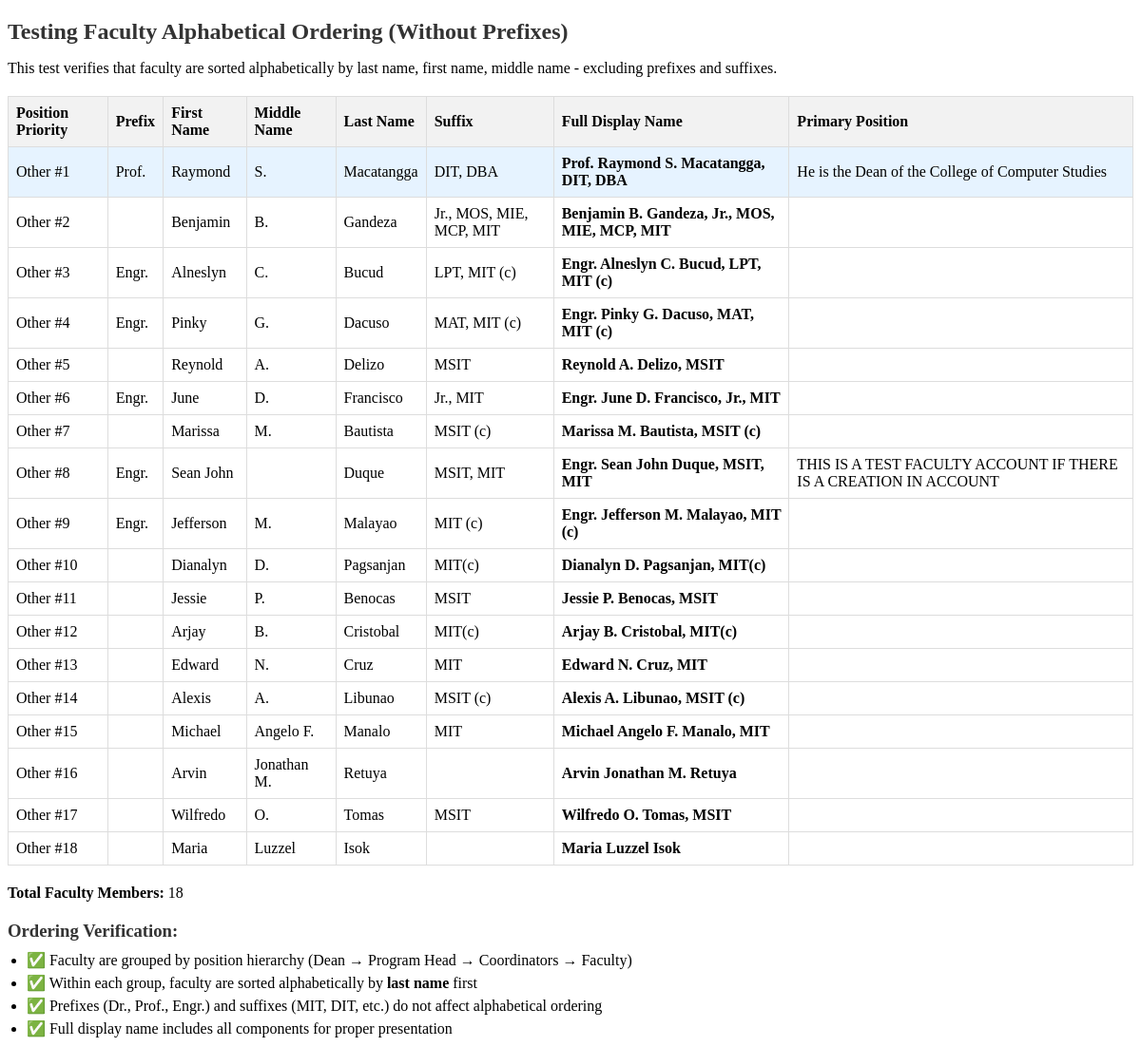
The app's page /test_faculty_ordering.php with its own data.
### tables this page shows
CREATE TABLE `faculty` (
  `id` int(255) NOT NULL,
  `prefix` varchar(50) DEFAULT NULL,
  `fname` varchar(100) NOT NULL,
  `mname` varchar(100) DEFAULT NULL,
  `lname` varchar(100) NOT NULL,
  `suffix` varchar(50) DEFAULT NULL,
  `name` varchar(255) NOT NULL,
  `position` text NOT NULL,
  `description` text DEFAULT NULL,
  `specialization` varchar(255) DEFAULT NULL,
  `media_id` int(255) DEFAULT NULL,
  `user_id` int(255) NOT NULL,
  `created_at` timestamp NOT NULL DEFAULT current_timestamp(),
  `type` varchar(50) DEFAULT NULL,
  `full_name` varchar(500) GENERATED ALWAYS AS (concat_ws(' ',nullif(`prefix`,''),`fname`,nullif(`mname`,''),`lname`,case when `suffix` is not null and `suffix` <> '' then concat(', ',`suffix`) else '' end)) STORED
);

### test_faculty_ordering.php (the view, shortened to what this page needs)
<?php
include 'database/connect.php';
echo "<h2>Testing Faculty Alphabetical Ordering (Without Prefixes)</h2>\n";
echo "<p>This test verifies that faculty are sorted alphabetically by last name, first name, middle name - excluding prefixes and suffixes.</p>\n";
$query = "SELECT
    f.prefix,
    f.fname,
    f.mname,
    f.lname,
    f.suffix,
    f.name,
    f.full_name,
    f.position,
    f.description
FROM faculty f
WHERE f.type = 'faculty'
ORDER BY
CASE
    WHEN f.position LIKE '%College Dean%' THEN 1
    WHEN f.position LIKE '%Program Head%' THEN 2
    WHEN f.position LIKE '%Coordinator%' THEN 3
    WHEN f.position LIKE '%SHS Faculty%' AND
         (f.position LIKE '%Coordinator%' OR
          f.position LIKE '%Adviser%' OR
          f.position LIKE '%Head%') THEN 4
    WHEN f.position LIKE '%SHS Faculty%' THEN 5
    WHEN f.position LIKE '%CCS Faculty%' AND
         (f.position LIKE '%Coordinator%' OR
          f.position LIKE '%Adviser%' OR
          f.position LIKE '%Head%') THEN 6
    WHEN f.position LIKE '%CCS Faculty%' THEN 7
    ELSE 8
END,
f.lname ASC, f.fname ASC, f.mname ASC";
$result = mysqli_query($conn, $query);
if ($result) {
    echo "<table border='1' style='border-collapse: collapse; width: 100%;'>\n";
    echo "<tr style='background-color: #f0f0f0;'>
            <th>Position Priority</th>
            <th>Prefix</th>
            <th>First Name</th>
            <th>Middle Name</th>
            <th>Last Name</th>
            <th>Suffix</th>
            <th>Full Display Name</th>
            <th>Primary Position</th>
          </tr>\n";
    $position_priority = 1;
    $last_position_type = '';
    $row_count = 0;
    while ($row = mysqli_fetch_assoc($result)) {
        $row_count++;
        $current_position_type = '';
        if (strpos($row['description'], 'College Dean') !== false) {
            $current_position_type = 'College Dean';
        } elseif (strpos($row['description'], 'Program Head') !== false) {
            $current_position_type = 'Program Head';
        } elseif (strpos($row['description'], 'Coordinator') !== false) {
            $current_position_type = 'Coordinator';
        } elseif (strpos($row['description'], 'SHS Faculty') !== false &&
                  (strpos($row['description'], 'Coordinator') !== false ||
                   strpos($row['description'], 'Adviser') !== false ||
                   strpos($row['description'], 'Head') !== false)) {
            $current_position_type = 'SHS Faculty (Special)';
        } elseif (strpos($row['description'], 'SHS Faculty') !== false) {
            $current_position_type = 'SHS Faculty';
        } elseif (strpos($row['description'], 'CCS Faculty') !== false &&
                  (strpos($row['description'], 'Coordinator') !== false ||
                   strpos($row['description'], 'Adviser') !== false ||
                   strpos($row['description'], 'Head') !== false)) {
            $current_position_type = 'CCS Faculty (Special)';
        } elseif (strpos($row['description'], 'CCS Faculty') !== false) {
            $current_position_type = 'CCS Faculty';
        } else {
            $current_position_type = 'Other';
        }
        if ($current_position_type !== $last_position_type) {
            $position_priority = 1;
            $last_position_type = $current_position_type;
        }
        $display_name = trim(($row['prefix'] ? $row['prefix'] . ' ' : '') .
                           $row['fname'] .
                           ($row['mname'] ? ' ' . $row['mname'] : '') .
                           ' ' . $row['lname'] .
                           ($row['suffix'] ? ', ' . $row['suffix'] : ''));
        $bg_color = ($position_priority === 1) ? '#e6f3ff' : 'white';
        echo "<tr style='background-color: $bg_color;'>
                <td>$current_position_type #$position_priority</td>
                <td>" . htmlspecialchars($row['prefix'] ?? '') . "</td>
                <td>" . htmlspecialchars($row['fname'] ?? '') . "</td>
                <td>" . htmlspecialchars($row['mname'] ?? '') . "</td>
                <td>" . htmlspecialchars($row['lname'] ?? '') . "</td>
                <td>" . htmlspecialchars($row['suffix'] ?? '') . "</td>
                <td><strong>" . htmlspecialchars($display_name) . "</strong></td>
                <td>" . htmlspecialchars($row['description']) . "</td>
              </tr>\n";
        $position_priority++;
    }
    echo "</table>\n";
    echo "<p><strong>Total Faculty Members:</strong> $row_count</p>\n";
    echo "<h3>Ordering Verification:</h3>\n";
    echo "<ul>\n";
    echo "<li>✅ Faculty are grouped by position hierarchy (Dean → Program Head → Coordinators → Faculty)</li>\n";
    echo "<li>✅ Within each group, faculty are sorted alphabetically by <strong>last name</strong> first</li>\n";
    echo "<li>✅ Prefixes (Dr., Prof., Engr.) and suffixes (MIT, DIT, etc.) do not affect alphabetical ordering</li>\n";
    echo "<li>✅ Full display name includes all components for proper presentation</li>\n";
    echo "</ul>\n";
}
?>

### test_faculty_ordering.php (style rules this page uses)
table { border-collapse: collapse; width: 100%; margin: 20px 0; }
th, td { border: 1px solid #ddd; padding: 8px; text-align: left; }
th { background-color: #f2f2f2; font-weight: bold; }
h2, h3 { color: #333; margin: 20px 0 10px 0; }
ul { margin: 10px 0; padding-left: 20px; }
li { margin: 5px 0; }

### records on screen
faculty: description "Other", description "1", prefix "Prof.", fname "Raymond", mname "S.", lname "Macatangga", suffix "DIT, DBA", display_name "Prof. Raymond S. Macatangga, DIT, DBA", description "He is the Dean of the College of Computer Studies"
faculty: description "Other", position_priority "2", fname "Benjamin", mname "B.", lname "Gandeza", suffix "Jr., MOS, MIE, MCP, MIT", display_name "Benjamin B. Gandeza, Jr., MOS, MIE, MCP, MIT"
faculty: description "Other", position_priority "3", prefix "Engr.", fname "Alneslyn", mname "C.", lname "Bucud", suffix "LPT, MIT (c)", display_name "Engr. Alneslyn C. Bucud, LPT, MIT (c)"
faculty: description "Other", position_priority "4", prefix "Engr.", fname "Pinky", mname "G.", lname "Dacuso", suffix "MAT, MIT (c)", display_name "Engr. Pinky G. Dacuso, MAT, MIT (c)"
faculty: description "Other", position_priority "5", fname "Reynold", mname "A.", lname "Delizo", suffix "MSIT", display_name "Reynold A. Delizo, MSIT"
faculty: description "Other", position_priority "6", prefix "Engr.", fname "June", mname "D.", lname "Francisco", suffix "Jr., MIT", display_name "Engr. June D. Francisco, Jr., MIT"
faculty: description "Other", position_priority "7", fname "Marissa", mname "M.", lname "Bautista", suffix "MSIT (c)", display_name "Marissa M. Bautista, MSIT (c)"
faculty: description "Other", position_priority "8", prefix "Engr.", fname "Sean John", lname "Duque", suffix "MSIT, MIT", display_name "Engr. Sean John Duque, MSIT, MIT", description "THIS IS A TEST FACULTY ACCOUNT IF THERE IS A CREATION IN ACCOUNT"
faculty: description "Other", position_priority "9", prefix "Engr.", fname "Jefferson", mname "M.", lname "Malayao", suffix "MIT (c)", display_name "Engr. Jefferson M. Malayao, MIT (c)"
faculty: description "Other", position_priority "10", fname "Dianalyn", mname "D.", lname "Pagsanjan", suffix "MIT(c)", display_name "Dianalyn D. Pagsanjan, MIT(c)"
faculty: description "Other", position_priority "11", fname "Jessie", mname "P.", lname "Benocas", suffix "MSIT", display_name "Jessie P. Benocas, MSIT"
faculty: description "Other", position_priority "12", fname "Arjay", mname "B.", lname "Cristobal", suffix "MIT(c)", display_name "Arjay B. Cristobal, MIT(c)"
faculty: description "Other", position_priority "13", fname "Edward", mname "N.", lname "Cruz", suffix "MIT", display_name "Edward N. Cruz, MIT"
faculty: description "Other", position_priority "14", fname "Alexis", mname "A.", lname "Libunao", suffix "MSIT (c)", display_name "Alexis A. Libunao, MSIT (c)"
faculty: description "Other", position_priority "15", fname "Michael", mname "Angelo F.", lname "Manalo", suffix "MIT", display_name "Michael Angelo F. Manalo, MIT"
faculty: description "Other", position_priority "16", fname "Arvin", mname "Jonathan M.", lname "Retuya", display_name "Arvin Jonathan M. Retuya"
faculty: description "Other", position_priority "17", fname "Wilfredo", mname "O.", lname "Tomas", suffix "MSIT", display_name "Wilfredo O. Tomas, MSIT"
faculty: description "Other", position_priority "18", fname "Maria", mname "Luzzel", lname "Isok", display_name "Maria Luzzel Isok"

### other values on screen
$row_count "18"
